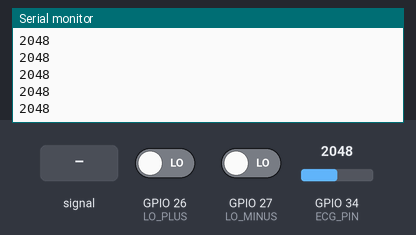
Recording of a sketch running on a simulated ESP32. Parts: the last lines printed to the serial monitor. The test bench sets the inputs (shaded band); at power-on: GPIO 34 (ECG_PIN) = 2048, GPIO 26 (LO_PLUS) LOW, GPIO 27 (LO_MINUS) LOW (analog values on the 0–4095 scale).

Above: at 1.2 s.
1.3 s: GPIO 34 (ECG_PIN) fed a 200 Hz sine of ±327 counts around its level
At 2.4 s:
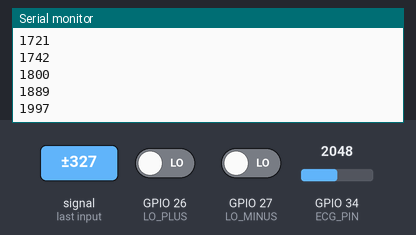
2.8 s: GPIO 34 (ECG_PIN) set to 2866
At 3.7 s:
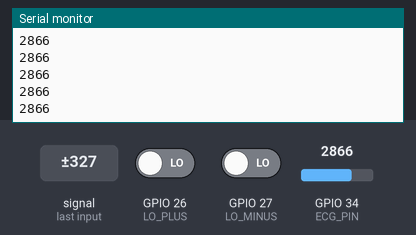
4.3 s: GPIO 26 (LO_PLUS) driven HIGH
Timing chart, 0 to 7.3 s (numbered marks = the images above; inputs shaded):
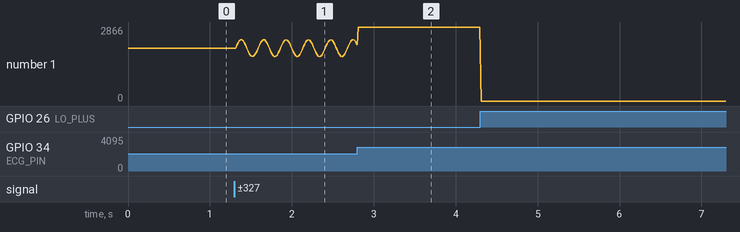

Measured:
- after the input at 1.3 s, the serial monitor: prints a new line at once (image 1)
- plotted number 1: 2048 → 2185 after the input at 1.3 s

The sketch:

esp32_bt_ECG1.ino
```cpp
#include <WiFi.h>
#include <WebServer.h>

const int ECG_PIN = 34;
const int LO_PLUS = 26;
const int LO_MINUS = 27;

const char* ssid = "ESP32-ECG";
const char* password = "12345678";

WebServer server(80);

int latestECG = 0;
int latestLOPlus = 0;
int latestLOMinus = 0;

const char MAIN_page[] PROGMEM = R"rawliteral(
<!DOCTYPE html>
<html>
<head>
  <meta name="viewport" content="width=device-width, initial-scale=1">
  <title>ESP32 ECG Recorder</title>
  <style>
    body {
      margin: 0;
      padding: 0;
      background: #111;
      color: #ddd;
      font-family: Arial, sans-serif;
      text-align: center;
    }

    h2 {
      margin: 16px 0 10px 0;
      font-weight: normal;
    }

    .topbar {
      margin-bottom: 10px;
      font-size: 15px;
    }

    .status {
      margin: 10px 0;
      font-size: 16px;
    }

    .good { color: #00e676; }
    .bad { color: #ff5252; }
    .warn { color: #ffd54f; }

    .panel {
      width: 95%;
      max-width: 900px;
      margin: 10px auto;
      padding: 14px;
      background: #1a1a1a;
      border: 1px solid #333;
      border-radius: 10px;
      box-sizing: border-box;
    }

    .row {
      display: flex;
      flex-wrap: wrap;
      justify-content: center;
      gap: 10px;
      margin: 10px 0;
    }

    input {
      padding: 10px;
      font-size: 15px;
      border: 1px solid #444;
      border-radius: 6px;
      background: #0f1720;
      color: #fff;
      width: 220px;
      max-width: 90%;
      box-sizing: border-box;
    }

    button {
      padding: 10px 16px;
      font-size: 15px;
      border: none;
      border-radius: 6px;
      cursor: pointer;
      background: #2b7cff;
      color: white;
    }

    button:disabled {
      background: #555;
      cursor: not-allowed;
    }

    .danger { background: #d32f2f; }
    .success { background: #2e7d32; }

    canvas {
      display: block;
      margin: 15px auto 20px auto;
      background: #0f1720;
      border: 1px solid #333;
      width: 98vw;
      max-width: 1400px;
      height: 500px;
    }

    .info {
      margin-top: 10px;
      font-size: 14px;
      color: #bbb;
    }
  </style>
</head>
<body>
  <h2>ESP32 ECG Recorder</h2>
  <div class="topbar">Wi-Fi: <b>ESP32-ECG</b> | Open: <b>192.168.4.1</b></div>

  <div class="panel">
    <div class="row">
      <input type="text" id="patientName" placeholder="Patient Name">
      <input type="number" id="patientAge" placeholder="Patient Age" min="0" max="150">
    </div>

    <div class="row">
      <button id="startBtn" onclick="startRecording()">Start Recording</button>
      <button id="stopBtn" class="danger" onclick="stopRecording()" disabled>Stop Recording</button>
      <button id="downloadBtn" class="success" onclick="downloadExcel()" disabled>Download Excel</button>
    </div>

    <div class="status" id="recordStatus"><span class="warn">Enter patient details, then start.</span></div>
    <div class="status" id="leadStatus">Lead status: checking...</div>
    <div class="info" id="sessionInfo">No recording started.</div>
  </div>

  <canvas id="graph" width="1400" height="500"></canvas>

  <script>
    const canvas = document.getElementById("graph");
    const ctx = canvas.getContext("2d");

    const width = canvas.width;
    const height = canvas.height;

    let data = new Array(width).fill(0);

    let isRecording = false;
    let sessionStartTime = 0;
    let patientName = "";
    let patientAge = "";
    let records = [];

    function drawGrid() {
      ctx.strokeStyle = "rgba(255,255,255,0.08)";
      ctx.lineWidth = 1;

      for (let x = 0; x <= width; x += 100) {
        ctx.beginPath();
        ctx.moveTo(x, 0);
        ctx.lineTo(x, height);
        ctx.stroke();
      }

      for (let y = 0; y <= height; y += 100) {
        ctx.beginPath();
        ctx.moveTo(0, y);
        ctx.lineTo(width, y);
        ctx.stroke();
      }
    }

    function mapValueToY(v) {
      if (v < 0) v = 0;
      if (v > 4095) v = 4095;

      const minV = 1000;
      const maxV = 3000;

      let scaled = v;
      if (scaled < minV) scaled = minV;
      if (scaled > maxV) scaled = maxV;

      return height - ((scaled - minV) / (maxV - minV)) * height;
    }

    function drawWave() {
      ctx.clearRect(0, 0, width, height);
      drawGrid();

      ctx.strokeStyle = "#00e5ff";
      ctx.lineWidth = 1.6;
      ctx.beginPath();

      for (let i = 0; i < data.length; i++) {
        const y = mapValueToY(data[i]);
        if (i === 0) ctx.moveTo(i, y);
        else ctx.lineTo(i, y);
      }

      ctx.stroke();
    }

    function escapeHtml(text) {
      return String(text)
        .replace(/&/g, "&amp;")
        .replace(/</g, "&lt;")
        .replace(/>/g, "&gt;")
        .replace(/"/g, "&quot;")
        .replace(/'/g, "&#039;");
    }

    function startRecording() {
      const nameInput = document.getElementById("patientName").value.trim();
      const ageInput = document.getElementById("patientAge").value.trim();

      if (nameInput === "" || ageInput === "") {
        document.getElementById("recordStatus").innerHTML =
          '<span class="bad">Please enter patient name and age.</span>';
        return;
      }

      patientName = nameInput;
      patientAge = ageInput;
      records = [];
      data = new Array(width).fill(0);
      sessionStartTime = Date.now();
      isRecording = true;

      document.getElementById("startBtn").disabled = true;
      document.getElementById("stopBtn").disabled = false;
      document.getElementById("downloadBtn").disabled = true;

      document.getElementById("recordStatus").innerHTML =
        '<span class="good">Recording started.</span>';
      document.getElementById("sessionInfo").innerText =
        "Patient: " + patientName + " | Age: " + patientAge;
    }

    function stopRecording() {
      isRecording = false;

      document.getElementById("startBtn").disabled = false;
      document.getElementById("stopBtn").disabled = true;
      document.getElementById("downloadBtn").disabled = records.length === 0;

      document.getElementById("recordStatus").innerHTML =
        '<span class="warn">Recording stopped. You can now download the Excel file.</span>';
    }

    function downloadExcel() {
      if (records.length === 0) {
        document.getElementById("recordStatus").innerHTML =
          '<span class="bad">No data available.</span>';
        return;
      }

      let html = `
        <html>
        <head>
          <meta charset="UTF-8">
        </head>
        <body>
          <table border="1">
            <tr><td><b>Patient Name</b></td><td>${escapeHtml(patientName)}</td></tr>
            <tr><td><b>Age</b></td><td>${escapeHtml(patientAge)}</td></tr>
            <tr><td><b>Recording Start</b></td><td>${escapeHtml(new Date(sessionStartTime).toLocaleString())}</td></tr>
            <tr></tr>
            <tr>
              <th>Time (ms)</th>
              <th>ECG</th>
              <th>LO_PLUS</th>
              <th>LO_MINUS</th>
            </tr>
      `;

      for (let i = 0; i < records.length; i++) {
        html += `
          <tr>
            <td>${records[i].time}</td>
            <td>${records[i].ecg}</td>
            <td>${records[i].loPlus}</td>
            <td>${records[i].loMinus}</td>
          </tr>
        `;
      }

      html += `
          </table>
        </body>
        </html>
      `;

      const blob = new Blob([html], { type: "application/vnd.ms-excel" });
      const url = URL.createObjectURL(blob);

      const safeName = patientName.replace(/[^a-zA-Z0-9_-]/g, "_");
      const fileName = safeName + "_age_" + patientAge + "_ecg.xls";

      const a = document.createElement("a");
      a.href = url;
      a.download = fileName;
      document.body.appendChild(a);
      a.click();
      document.body.removeChild(a);

      URL.revokeObjectURL(url);
    }

    async function fetchECG() {
      try {
        const response = await fetch("/ecg");
        const text = await response.text();
        const parts = text.split(",");

        const ecg = parseInt(parts[0]);
        const loPlus = parseInt(parts[1]);
        const loMinus = parseInt(parts[2]);

        if (!isNaN(ecg)) {
          data.push(ecg);
          data.shift();
        }

        const leadStatus = document.getElementById("leadStatus");
        if (loPlus === 1 || loMinus === 1) {
          leadStatus.innerHTML = '<span class="bad">Electrodes disconnected</span>';
        } else {
          leadStatus.innerHTML = '<span class="good">Electrodes connected</span>';
        }

        if (isRecording && !isNaN(ecg)) {
          const elapsed = Date.now() - sessionStartTime;
          records.push({
            time: elapsed,
            ecg: ecg,
            loPlus: loPlus,
            loMinus: loMinus
          });
        }

        drawWave();
      } catch (e) {
        document.getElementById("leadStatus").innerHTML =
          '<span class="bad">Connection error</span>';
      }
    }

    drawWave();
    setInterval(fetchECG, 20);
  </script>
</body>
</html>
)rawliteral";

void handleRoot() {
  server.send(200, "text/html", MAIN_page);
}

void handleECG() {
  String data = String(latestECG) + "," + String(latestLOPlus) + "," + String(latestLOMinus);
  server.send(200, "text/plain", data);
}

void setup() {
  Serial.begin(115200);

  pinMode(ECG_PIN, INPUT);
  pinMode(LO_PLUS, INPUT);
  pinMode(LO_MINUS, INPUT);

  analogReadResolution(12);

  WiFi.softAP(ssid, password);

  Serial.println();
  Serial.println("WiFi started");
  Serial.print("Connect to: ");
  Serial.println(ssid);
  Serial.print("Open browser at: ");
  Serial.println(WiFi.softAPIP());

  server.on("/", handleRoot);
  server.on("/ecg", handleECG);
  server.begin();
}

void loop() {
  server.handleClient();

  latestLOPlus = digitalRead(LO_PLUS);
  latestLOMinus = digitalRead(LO_MINUS);

  if (latestLOPlus == 1 || latestLOMinus == 1) {
    latestECG = 0;
  } else {
    latestECG = analogRead(ECG_PIN);
  }

  Serial.println(latestECG);
  delay(15);
}
```
